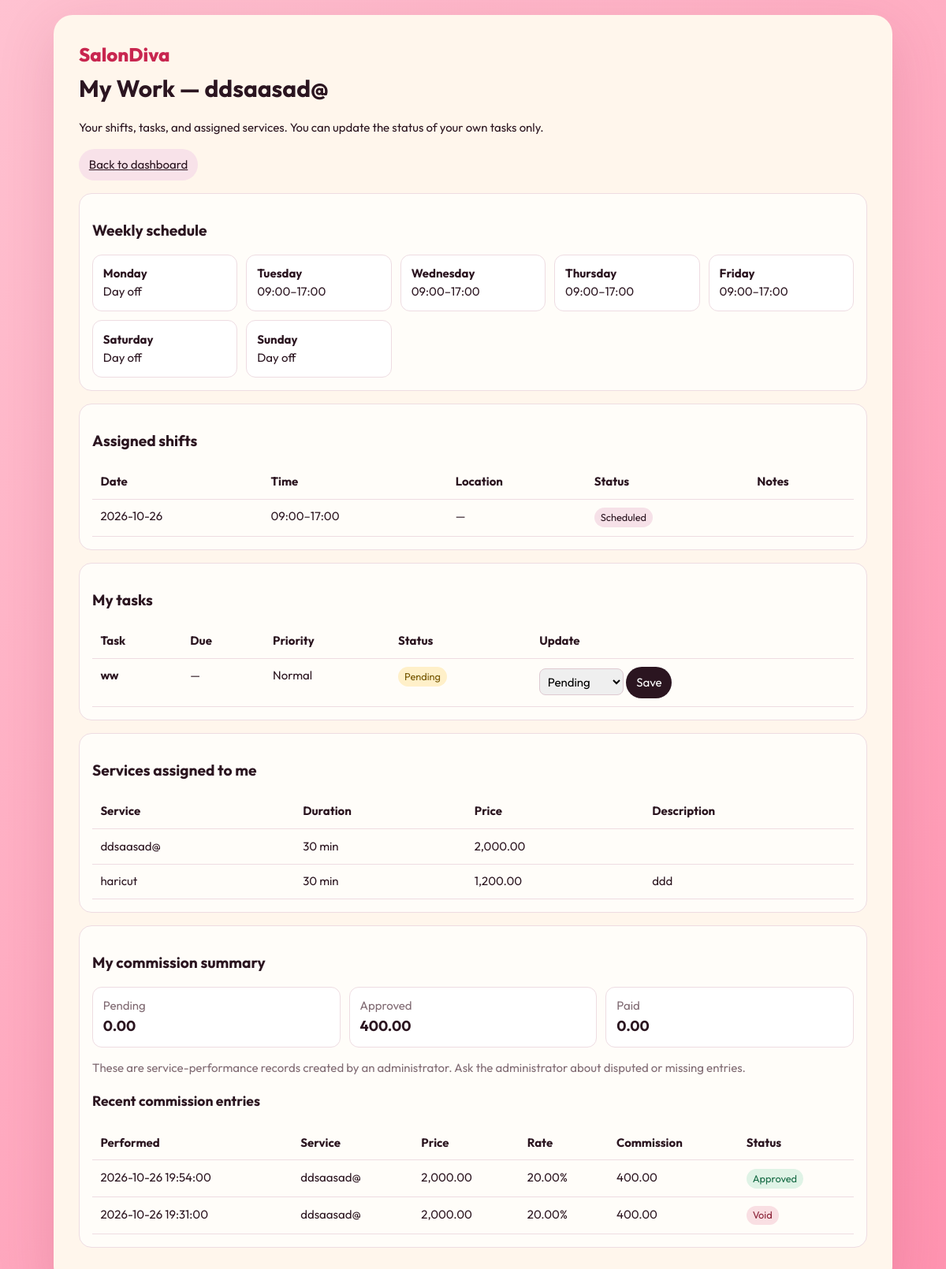
The page /my-work.php (signed in) on the database its author committed.
### tables this page shows
CREATE TABLE `users` (
  `id` bigint(20) UNSIGNED NOT NULL,
  `name` varchar(120) NOT NULL,
  `email` varchar(254) NOT NULL,
  `username` varchar(80) DEFAULT NULL,
  `password_hash` varchar(255) NOT NULL,
  `role` enum('admin','receptionist','stylist') NOT NULL DEFAULT 'stylist',
  `is_active` tinyint(1) NOT NULL DEFAULT 1,
  `account_status` enum('pending','approved','rejected') NOT NULL DEFAULT 'pending',
  `created_at` timestamp NOT NULL DEFAULT current_timestamp(),
  `updated_at` timestamp NOT NULL DEFAULT current_timestamp() ON UPDATE current_timestamp()
);

CREATE TABLE `staff_weekly_schedule` (
  `id` bigint(20) UNSIGNED NOT NULL,
  `staff_user_id` bigint(20) UNSIGNED NOT NULL,
  `day_of_week` tinyint(3) UNSIGNED NOT NULL COMMENT '1=Monday through 7=Sunday',
  `is_day_off` tinyint(1) NOT NULL DEFAULT 0,
  `start_time` time DEFAULT NULL,
  `end_time` time DEFAULT NULL,
  `created_at` timestamp NOT NULL DEFAULT current_timestamp(),
  `updated_at` timestamp NOT NULL DEFAULT current_timestamp() ON UPDATE current_timestamp()
);

CREATE TABLE `staff_shifts` (
  `id` bigint(20) UNSIGNED NOT NULL,
  `staff_user_id` bigint(20) UNSIGNED NOT NULL,
  `shift_date` date NOT NULL,
  `start_time` time NOT NULL,
  `end_time` time NOT NULL,
  `location` varchar(120) DEFAULT NULL,
  `status` enum('scheduled','completed','cancelled') NOT NULL DEFAULT 'scheduled',
  `notes` varchar(1000) DEFAULT NULL,
  `created_by` bigint(20) UNSIGNED DEFAULT NULL,
  `created_at` timestamp NOT NULL DEFAULT current_timestamp(),
  `updated_at` timestamp NOT NULL DEFAULT current_timestamp() ON UPDATE current_timestamp()
);

CREATE TABLE `staff_tasks` (
  `id` bigint(20) UNSIGNED NOT NULL,
  `assigned_to` bigint(20) UNSIGNED NOT NULL,
  `title` varchar(160) NOT NULL,
  `description` text DEFAULT NULL,
  `due_at` datetime DEFAULT NULL,
  `priority` enum('low','normal','high') NOT NULL DEFAULT 'normal',
  `status` enum('pending','in_progress','completed','cancelled') NOT NULL DEFAULT 'pending',
  `created_by` bigint(20) UNSIGNED DEFAULT NULL,
  `completed_at` datetime DEFAULT NULL,
  `created_at` timestamp NOT NULL DEFAULT current_timestamp(),
  `updated_at` timestamp NOT NULL DEFAULT current_timestamp() ON UPDATE current_timestamp()
);

CREATE TABLE `services` (
  `id` bigint(20) UNSIGNED NOT NULL,
  `name` varchar(120) NOT NULL,
  `description` text DEFAULT NULL,
  `price` decimal(10,2) NOT NULL DEFAULT 0.00,
  `duration_minutes` smallint(5) UNSIGNED NOT NULL DEFAULT 30,
  `is_active` tinyint(1) NOT NULL DEFAULT 1,
  `created_by` bigint(20) UNSIGNED DEFAULT NULL,
  `created_at` timestamp NOT NULL DEFAULT current_timestamp(),
  `updated_at` timestamp NOT NULL DEFAULT current_timestamp() ON UPDATE current_timestamp()
);

CREATE TABLE `service_commissions` (
  `id` bigint(20) UNSIGNED NOT NULL,
  `stylist_user_id` bigint(20) UNSIGNED NOT NULL,
  `service_id` bigint(20) UNSIGNED NOT NULL,
  `customer_id` bigint(20) UNSIGNED DEFAULT NULL,
  `performed_at` datetime NOT NULL,
  `service_name_snapshot` varchar(120) NOT NULL,
  `service_price` decimal(10,2) NOT NULL,
  `commission_rate` decimal(5,2) NOT NULL,
  `commission_amount` decimal(10,2) NOT NULL,
  `status` enum('pending','approved','paid','void') NOT NULL DEFAULT 'pending',
  `notes` varchar(1000) DEFAULT NULL,
  `created_by` bigint(20) UNSIGNED DEFAULT NULL,
  `approved_by` bigint(20) UNSIGNED DEFAULT NULL,
  `paid_by` bigint(20) UNSIGNED DEFAULT NULL,
  `approved_at` datetime DEFAULT NULL,
  `paid_at` datetime DEFAULT NULL,
  `created_at` timestamp NOT NULL DEFAULT current_timestamp(),
  `updated_at` timestamp NOT NULL DEFAULT current_timestamp() ON UPDATE current_timestamp()
);

### app/db.php (called while the page is built, shortened)
<?php
function db(): PDO
{
    static $pdo = null;
    if ($pdo instanceof PDO) {
        return $pdo;
    }
    $config = require __DIR__ . '/config.php';
    $host = (string)($config['db_host'] ?? '127.0.0.1');
    $dbname = (string)($config['db_name'] ?? 'salondiva');
    $user = (string)($config['db_user'] ?? 'root');
    $pass = (string)($config['db_pass'] ?? '');
    $port = !empty($config['db_port']) ? (int)$config['db_port'] : 3306;
    $portStr = ($port > 0 && $port !== 3306) ? ";port={$port}" : '';
    $options = [
        PDO::ATTR_ERRMODE => PDO::ERRMODE_EXCEPTION,
        PDO::ATTR_DEFAULT_FETCH_MODE => PDO::FETCH_ASSOC,
        PDO::ATTR_EMULATE_PREPARES => false,
    ];
    $hostsToTry = array_unique([$host, '127.0.0.1', 'localhost']);
    $lastError = null;
    foreach ($hostsToTry as $currentHost) {
        try {
            $dsn = sprintf('mysql:host=%s%s;dbname=%s;charset=utf8mb4', $currentHost, $portStr, $dbname);
            $pdo = new PDO($dsn, $user, $pass, $options);
            return $pdo;
        } catch (PDOException $e) {
            $lastError = $e;
            if ($e->getCode() === 1049 || stripos($e->getMessage(), 'Unknown database') !== false) {
                try {
                    $serverDsn = sprintf('mysql:host=%s%s;charset=utf8mb4', $currentHost, $portStr);
                    $serverPdo = new PDO($serverDsn, $user, $pass, $options);
                    $serverPdo->exec("CREATE DATABASE IF NOT EXISTS `{$dbname}` CHARACTER SET utf8mb4 COLLATE utf8mb4_unicode_ci");
                    $pdo = new PDO($dsn, $user, $pass, $options);
                    $sqlFile = dirname(__DIR__) . DIRECTORY_SEPARATOR . 'salondiva.sql';
                    if (file_exists($sqlFile)) {
                        $sql = file_get_contents($sqlFile);
                        if ($sql !== false && trim($sql) !== '') {
                            $pdo->exec($sql);
                        }
                    }
                    return $pdo;
                } catch (Throwable $initEx) {
                    $lastError = $initEx;
                }
            }
        }
    }
    throw new RuntimeException(
        'Database connection failed. Please ensure MySQL is running in XAMPP: ' . ($lastError ? $lastError->getMessage() : 'unknown error'),
        0,
        $lastError
    );
}

### app/auth.php (called while the page is built, shortened)
<?php
require_once __DIR__ . '/db.php';
function current_user(): ?array
{
    $stmt = db()->prepare(
        'SELECT id, name, email, username, role, is_active, account_status FROM users WHERE id = :id LIMIT 1'
    );
    $stmt->execute(['id' => (int) $_SESSION['user_id']]);
    $user = $stmt->fetch();
    return $user;
}
function require_login(): array
{
    $user = current_user();
    return $user;
}
function require_role(string ...$roles): array
{
    $user = require_login();
    return $user;
}

### public/my-work.php (the view, shortened to what this page needs)
<?php
$user = require_role('receptionist','stylist');
function sd_mywork_h(string $value): string { return htmlspecialchars($value, ENT_QUOTES | ENT_SUBSTITUTE, 'UTF-8'); }
$shiftsStmt=db()->prepare('SELECT shift_date,start_time,end_time,location,status,notes FROM staff_shifts WHERE staff_user_id=:uid AND shift_date>=DATE_SUB(CURRENT_DATE,INTERVAL 7 DAY) ORDER BY shift_date,start_time LIMIT 40'); $shiftsStmt->execute(['uid'=>(int)$user['id']]); $shifts=$shiftsStmt->fetchAll();
$tasksStmt=db()->prepare('SELECT id,title,description,due_at,priority,status,created_at FROM staff_tasks WHERE assigned_to=:uid AND status<>\'cancelled\' ORDER BY FIELD(status,\'pending\',\'in_progress\',\'completed\'),due_at IS NULL,due_at,id DESC LIMIT 50'); $tasksStmt->execute(['uid'=>(int)$user['id']]); $tasks=$tasksStmt->fetchAll();
$scheduleStmt=db()->prepare('SELECT day_of_week,is_day_off,start_time,end_time FROM staff_weekly_schedule WHERE staff_user_id=:uid ORDER BY day_of_week'); $scheduleStmt->execute(['uid'=>(int)$user['id']]); $schedule=$scheduleStmt->fetchAll();
$myServices=[]; $commissionTotals=['pending'=>0.0,'approved'=>0.0,'paid'=>0.0]; $myCommissions=[];
if ($user['role']==='stylist') {
    $ss=db()->prepare('SELECT s.name,s.description,s.price,s.duration_minutes FROM stylist_services x JOIN services s ON s.id=x.service_id WHERE x.staff_user_id=:uid AND x.is_active=1 AND s.is_active=1 ORDER BY s.name'); $ss->execute(['uid'=>(int)$user['id']]); $myServices=$ss->fetchAll();
    $ct=db()->prepare('SELECT status,COALESCE(SUM(commission_amount),0) total FROM service_commissions WHERE stylist_user_id=:uid GROUP BY status'); $ct->execute(['uid'=>(int)$user['id']]); foreach($ct->fetchAll() as $r) if(isset($commissionTotals[$r['status']])) $commissionTotals[$r['status']]=(float)$r['total'];
    $cc=db()->prepare('SELECT performed_at,service_name_snapshot,service_price,commission_rate,commission_amount,status FROM service_commissions WHERE stylist_user_id=:uid ORDER BY performed_at DESC,id DESC LIMIT 30'); $cc->execute(['uid'=>(int)$user['id']]); $myCommissions=$cc->fetchAll();
}
$days=[1=>'Monday',2=>'Tuesday',3=>'Wednesday',4=>'Thursday',5=>'Friday',6=>'Saturday',7=>'Sunday'];
?>
<!doctype html><html lang="en"><head></head><body><main class="wrap"><div class="logo">SalonDiva</div><h1>My Work — <?=sd_mywork_h((string)$user['name'])?></h1><p>Your shifts, tasks, and assigned services. You can update the status of your own tasks only.</p><p><a class="btn light" href="dashboard.php">Back to dashboard</a></p>
<section class="card"><h2>Weekly schedule</h2><?php if(!$schedule):?><p class="muted">Your weekly schedule has not been configured yet. Ask the administrator to set it.</p><?php else:?><div class="grid"><?php foreach($schedule as $s):?><div class="stat"><strong><?=sd_mywork_h($days[(int)$s['day_of_week']]??'Day')?></strong><br><?=$s['is_day_off']?'Day off':sd_mywork_h(substr((string)$s['start_time'],0,5).'–'.substr((string)$s['end_time'],0,5))?></div><?php endforeach;?></div><?php endif;?></section>
<section class="card"><h2>Assigned shifts</h2><div class="tablewrap"><table><thead><tr><th>Date</th><th>Time</th><th>Location</th><th>Status</th><th>Notes</th></tr></thead><tbody><?php foreach($shifts as $s):?><tr><td><?=sd_mywork_h((string)$s['shift_date'])?></td><td><?=sd_mywork_h(substr((string)$s['start_time'],0,5).'–'.substr((string)$s['end_time'],0,5))?></td><td><?=sd_mywork_h((string)($s['location']??'—'))?></td><td><span class="badge"><?=sd_mywork_h(ucfirst((string)$s['status']))?></span></td><td><?=sd_mywork_h((string)($s['notes']??''))?></td></tr><?php endforeach;?><?php if(!$shifts):?><tr><td colspan="5">No shifts scheduled in the recent or upcoming window.</td></tr><?php endif;?></tbody></table></div></section>
<section class="card"><h2>My tasks</h2><div class="tablewrap"><table><thead><tr><th>Task</th><th>Due</th><th>Priority</th><th>Status</th><th>Update</th></tr></thead><tbody><?php foreach($tasks as $t):?><tr><td><strong><?=sd_mywork_h((string)$t['title'])?></strong><br></td><td><?=sd_mywork_h((string)($t['due_at']??'—'))?></td><td><?=sd_mywork_h(ucfirst((string)$t['priority']))?></td><td><span class="badge <?=sd_mywork_h((string)$t['status'])?>"><?=sd_mywork_h(str_replace('_',' ',ucfirst((string)$t['status'])))?></span></td><td><?php if(in_array($t['status'],['pending','in_progress'],true)):?><form method="post"><select name="status"><option value="pending" <?=$t['status']==='pending'?'selected':''?>>Pending</option></select> <button type="submit">Save</button></form><?php else:?>—<?php endif;?></td></tr><?php endforeach;?></tbody></table></div></section>
<?php if($user['role']==='stylist'):?><section class="card"><h2>Services assigned to me</h2><div class="tablewrap"><table><thead><tr><th>Service</th><th>Duration</th><th>Price</th><th>Description</th></tr></thead><tbody><?php foreach($myServices as $s):?><tr><td><?=sd_mywork_h((string)$s['name'])?></td><td><?=(int)$s['duration_minutes']?> min</td><td><?=number_format((float)$s['price'],2)?></td><td><?=sd_mywork_h((string)($s['description']??''))?></td></tr><?php endforeach;?><?php if(!$myServices):?><tr><td colspan="4">No services assigned. Contact the administrator.</td></tr><?php endif;?></tbody></table></div></section>
<section class="card"><h2>My commission summary</h2><div class="grid"><?php foreach(['pending'=>'Pending','approved'=>'Approved','paid'=>'Paid'] as $key=>$label):?><div class="stat"><span class="muted"><?=$label?></span><b><?=number_format($commissionTotals[$key],2)?></b></div><?php endforeach;?></div><p class="muted">These are service-performance records created by an administrator. Ask the administrator about disputed or missing entries.</p><h3>Recent commission entries</h3><div class="tablewrap"><table><thead><tr><th>Performed</th><th>Service</th><th>Price</th><th>Rate</th><th>Commission</th><th>Status</th></tr></thead><tbody><?php foreach($myCommissions as $c):?><tr><td><?=sd_mywork_h((string)$c['performed_at'])?></td><td><?=sd_mywork_h((string)$c['service_name_snapshot'])?></td><td><?=number_format((float)$c['service_price'],2)?></td><td><?=number_format((float)$c['commission_rate'],2)?>%</td><td><?=number_format((float)$c['commission_amount'],2)?></td><td><span class="badge <?=sd_mywork_h((string)$c['status'])?>"><?=sd_mywork_h(ucfirst((string)$c['status']))?></span></td></tr><?php endforeach;?><?php if(!$myCommissions):?><tr><td colspan="6">No commission entries yet.</td></tr><?php endif;?></tbody></table></div></section><?php endif;?>
</main></body></html>

### public/my-work.php (style rules this page uses)
body { margin:0;padding:1.2rem;background:linear-gradient(135deg,#ffc2d1,#ff93b0);font:15px/1.5 Outfit,system-ui,sans-serif;color:#2b1520 }
.wrap { max-width:1000px;margin:auto;background:#fff6ec;padding:clamp(1rem,3vw,2rem);border-radius:24px;box-shadow:0 22px 70px #8f24452b }
.logo { font-size:1.5rem;color:#c8264f;font-weight:800 }
h1 { margin:.2rem 0 1rem }
h2 { font-size:1.2rem }
.card { border:1px solid #eedce2;border-radius:16px;background:#fffdf9;padding:1rem;margin:1rem 0 }
.grid { display:grid;grid-template-columns:repeat(auto-fit,minmax(180px,1fr));gap:.7rem }
.stat { background:#fff;padding:.8rem;border:1px solid #eedce2;border-radius:12px }
.stat b { display:block;font-size:1.15rem }
.muted { color:#806b73 }
table { border-collapse:collapse;width:100%;min-width:600px }
th,td { text-align:left;padding:.65rem;border-bottom:1px solid #eedce2;vertical-align:top }
.tablewrap { overflow:auto }
.btn,button { display:inline-block;border:0;border-radius:999px;background:#2b1520;color:#fff;padding:.55rem .8rem;font:inherit;cursor:pointer }
.btn.light { background:#f8e2e9;color:#2b1520 }
select { font:inherit;padding:.35rem;border:1px solid #dec9d1;border-radius:8px }
.badge { display:inline-block;border-radius:999px;padding:.18rem .5rem;background:#f6e1e8;font-size:.8rem }
.badge.completed,.badge.paid,.badge.approved { background:#dff3e6;color:#176b45 }
.badge.pending { background:#fff0c9;color:#765600 }
.badge.cancelled,.badge.void { background:#f9dfe3;color:#8b2136 }
a { color:#c8264f }

### rows shown on the page
users: name "ddsaasad@"
staff_weekly_schedule: day_of_week "Monday", is_day_off "Day off"
staff_weekly_schedule: day_of_week "Tuesday", start_time+end_time "09:00–17:00"
staff_weekly_schedule: day_of_week "Wednesday", start_time+end_time "09:00–17:00"
staff_weekly_schedule: day_of_week "Thursday", start_time+end_time "09:00–17:00"
staff_weekly_schedule: day_of_week "Friday", start_time+end_time "09:00–17:00"
staff_weekly_schedule: day_of_week "Saturday", is_day_off "Day off"
staff_weekly_schedule: day_of_week "Sunday", is_day_off "Day off"
staff_shifts: shift_date "2026-10-26", start_time+end_time "09:00–17:00", location "—", status "Scheduled"
staff_tasks: title "ww", due_at "—", priority "Normal", status "Pending"
services: name "ddsaasad@", duration_minutes "30", price "2,000.00"
services: name "haricut", duration_minutes "30", price "1,200.00", description "ddd"
service_commissions: performed_at "2026-10-26 19:54:00", service_name_snapshot "ddsaasad@", service_price "2,000.00", commission_rate "20.00", commission_amount "400.00", status "Approved"
service_commissions: performed_at "2026-10-26 19:31:00", service_name_snapshot "ddsaasad@", service_price "2,000.00", commission_rate "20.00", commission_amount "400.00", status "Void"

### other values the page prints
$label "Pending"
$commissionTotals[$key] "0.00"
$label "Approved"
$commissionTotals[$key] "400.00"
$label "Paid"
